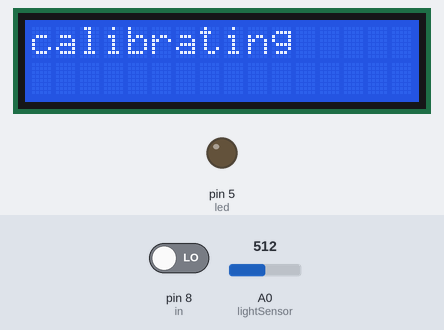
The sketch below on a simulated Arduino Uno, built with avr-gcc and run on an emulated ATmega328P. On the bench: 16×2 character LCD, output pins drawn as LEDs (lit = HIGH). The inputs (shaded band) are chosen by the test bench; at power-on: A0 (lightSensor) = 512, pin 8 (in) LOW.

Above: at 2.1 s.
At 6.4 s:
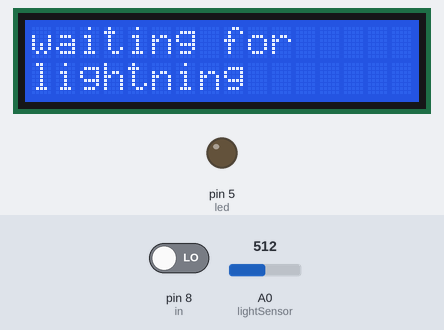
6.5 s: A0 (lightSensor) set to 522
At 6.8 s:
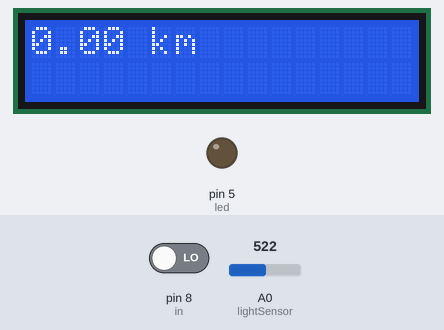
Timing chart, 0 to 9.5 s (numbered marks = the images above; inputs shaded):
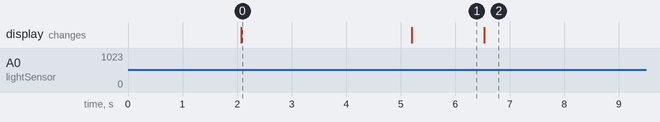

The sketch:

lightning.ino
```cpp
#include <Wire.h>
#include <LiquidCrystal_I2C.h>

LiquidCrystal_I2C lcd(0x27, 16, 2);

int in = 8;
int led = 5;

int lightSensor = A0;

const int SAMPLE_TIME = 10;
unsigned long millisCurrent;
unsigned long millisLast = 0;
unsigned long millisElapsed = 0;
const int soundThreshold = 40;
int acl; //avarage amount of light
int lightThreshold;

unsigned long millisLightning;
unsigned long millisThunder;
unsigned long millisDiff;
float distance = 0;
bool waiting;
bool noFlash = true;  // so only 1 lighting flash would count

int lightVal = 0;

int SampleBufferValue = 0;


void setup() {

  lcd.begin();
  lcd.backlight();
  pinMode(in, INPUT);
  pinMode(led, OUTPUT);
  digitalWrite(led, LOW);
  Serial.begin(9600);

 delay(2000);
 acl = AvarageCurrentLight();
 lightThreshold = calculateSensitivity(acl);
 lcd.print("waiting for");
 lcd.setCursor(0, 1);
 lcd.print("lightning");
 // Serial.println(acl);
  // Serial.println(lightThreshold);
}

void loop() {

    lightVal = analogRead(lightSensor);

    if(lightVal > lightThreshold && noFlash)
    {
      lcd.clear();
      lcd.print("waiting for");
      lcd.setCursor(0, 1);
      lcd.print("thunder");
      noFlash = false;
      millisLightning = millis();
      digitalWrite(led, HIGH);
      waiting = true;

      while(waiting)
      {
        millisCurrent = millis();
        millisElapsed = millisCurrent - millisLast;

        if(digitalRead(in) == LOW){
        SampleBufferValue++;
        }

        if(SampleBufferValue > soundThreshold){
        digitalWrite(led, LOW);
        waiting = false;
        millisThunder = millis();
        }

        if(millisElapsed > SAMPLE_TIME){
        //  Serial.println(SampleBufferValue);
        SampleBufferValue = 0;
        //digitalWrite(led, LOW);
        millisLast = millisCurrent;
        }
      }

      millisDiff = millisThunder - millisLightning;
      //Serial.println(millisDiff);
      distance = (millisDiff / 1000.00) / 3 ;
      //Serial.println(distance);
      lcd.clear();
      lcd.print(distance);
      lcd.print(" km");
    }
}

int AvarageCurrentLight(){
  long sum = 0;
  int avg = 0;
  lcd.print("calibrating");

  for(int i = 0; i < 1000; i++)
  {
    int val = analogRead(lightSensor);
        sum = sum + val;
        delay(3);
  }

  avg = sum / 1000;
  lcd.clear();
  return avg;
}

int calculateSensitivity(int light)
{
   double keof = map(light, 1, 1000, 1.25, 1);
   return light * keof;
}
```

Measured:
- the behaviour switches between 512 and 513 on A0 (lightSensor) (found by bisection; images 1 and 2)
- after the input at 6.5 s, the display: changes at once (image 2)
- what the display in image 0 shows lasts 3.1 s, from 2.1 s to 5.2 s
